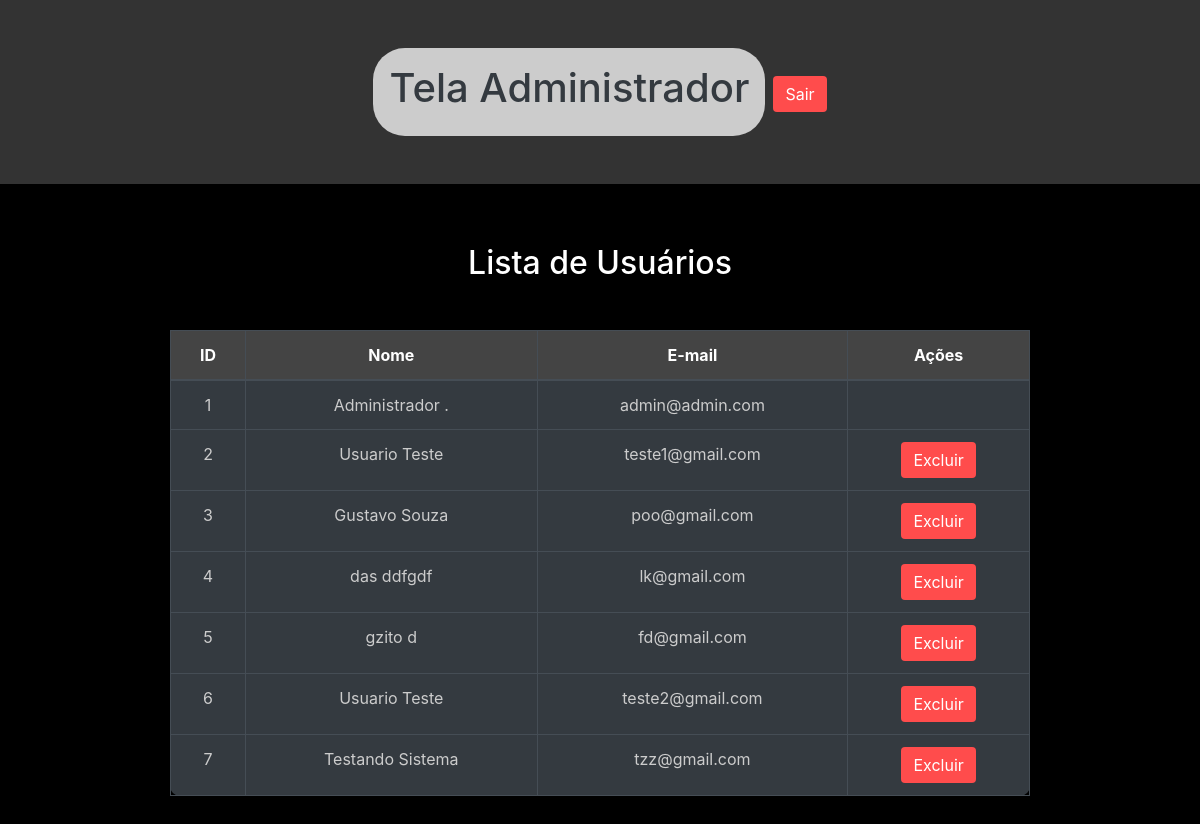
The page /admin (signed in) on the database its author committed.
### network/models.py (models this page shows)
class User(db.Model, UserMixin):
    id = db.Column(db.Integer, primary_key=True)
    nome = db.Column(db.String, nullable=True)
    sobrenome = db.Column(db.String, nullable=True)
    email = db.Column(db.String, nullable=True)
    senha = db.Column(db.String, nullable=True)
    last_login = db.Column(db.DateTime, nullable=True)
    imagem = db.Column(db.String, nullable=True, default='default.png')
    posts = db.relationship('Post', backref='user', lazy=True)
    post_comentarios = db.relationship('PostComentarios', backref='user', lazy=True)

### network/routes.py (the view)
@app.route('/admin')
@login_required
def pagina_admin():
    usuarios = User.query.all()
    return render_template('admin.html', usuarios=usuarios)

### network/models.py (called while the page is built)
@login_manager.user_loader
def load_user(user_id):
    return User.query.get(user_id)

### network/templates/admin.html (shortened to what this page needs)
<!DOCTYPE html>
<html lang="en">
<head>
    <link rel="stylesheet" href="https://stackpath.bootstrapcdn.com/bootstrap/4.5.2/css/bootstrap.min.css">
    <link rel="stylesheet" href="{{ url_for('static', filename='styles/styleAdmin.css') }}">
</head>
<body>
    <header>
        <div id="fundo-header">
            <h1 class="text-dark">Tela Administrador</h1>
        </div>
        <div class="margin-top-logout pl-2">
            <a href="{{ url_for('logout') }}" class="btn btn-danger">Sair</a>
        </div>
    </header>
    <div class="table-container">
        <h2>Lista de Usuários</h2>
        <table class="table table-dark table-hover table-bordered mt-5 ">
            <thead>
                <tr>
                    <th>ID</th>
                    <th>Nome</th>
                    <th>E-mail</th>
                    <th>Ações</th>
                </tr>
            </thead>
            <tbody>
                {% for usuario in usuarios %}
                <tr>
                    <td>{{ usuario.id }}</td>
                    <td>{{ usuario.nome }} {{ usuario.sobrenome }}</td>
                    <td>{{ usuario.email }}</td>
                    <td>
                        {% if usuario.email != 'admin@admin.com' %}
                        <button type="button" class="btn btn-danger" data-bs-toggle="modal" data-bs-target="#confirmDeleteModal{{ usuario.id }}">
                            Excluir
                        </button>
                        {% endif %}
                    </td>
                </tr>
                {% else %}
                <tr>
                    <td colspan="4">Nenhum usuário encontrado.</td>
                </tr>
                {% endfor %}
            </tbody>
        </table>
    </div>
</body>
</html>

### network/static/styles/styleAdmin.css (style rules this page uses)
body { background-color: #000; color: #fff; }
h2 { text-align: center; margin-top: 20px; }
header { background-color: #333; padding: 3rem; display: flex; justify-content: center; }
#fundo-header { background-color: #ccc; padding: 1rem; border-radius: 2rem; }
table { background-color: #333; border-radius: 10px; }
th, td { text-align: center; padding: 12px; border-bottom: 1px solid #444; }
th { background-color: #444; color: #fff; }
td { color: #ccc; }
.btn-danger { background-color: #ff4c4c; border: none; }
.table-container { margin: 20px auto; padding: 20px; max-width: 900px; }
.margin-top-logout { margin-top: 1.75rem; }

### rows shown on the page
User: id "1", nome "Administrador", sobrenome ".", email "admin@admin.com"
User: id "2", nome "Usuario", sobrenome "Teste", email "teste1@gmail.com"
User: id "3", nome "Gustavo", sobrenome "Souza", email "poo@gmail.com"
User: id "4", nome "das", sobrenome "ddfgdf", email "lk@gmail.com"
User: id "5", nome "gzito", sobrenome "d", email "fd@gmail.com"
User: id "6", nome "Usuario", sobrenome "Teste", email "teste2@gmail.com"
User: id "7", nome "Testando", sobrenome "Sistema", email "tzz@gmail.com"
